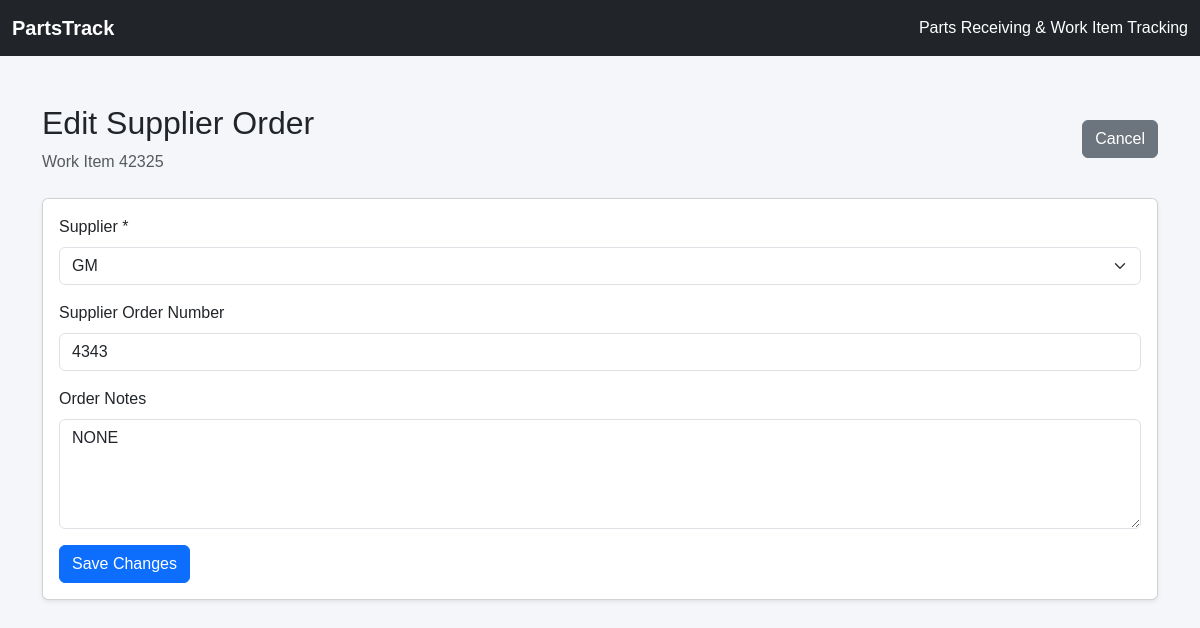
/parts-order/1/edit, run on the app's committed database.
### app/models.py (models this page shows, shortened)
class WorkItem(db.Model):
    id = db.Column(db.Integer, primary_key=True)
    number = db.Column(db.String(50), nullable=False)
    type = db.Column(db.String(50), nullable=False)
    customer = db.Column(db.String(150), nullable=False)
    technician = db.Column(db.String(100), nullable=True)
    notes = db.Column(db.Text, nullable=True)
    is_archived = db.Column(
        db.Boolean,
        default=False,
        nullable=False
    )
    created_at = db.Column(
        db.DateTime,
        default=lambda: datetime.now(timezone.utc),
        nullable=False
    )
    parts_orders = db.relationship(
        "PartsOrder",
        backref="work_item",
        cascade="all, delete-orphan"
    )

class PartsOrder(db.Model):
    id = db.Column(db.Integer, primary_key=True)
    work_item_id = db.Column(
        db.Integer,
        db.ForeignKey("work_item.id"),
        nullable=False
    )
    supplier = db.Column(
        db.String(150),
        nullable=False
    )
    order_number = db.Column(
        db.String(100),
        nullable=True
    )
    notes = db.Column(db.Text, nullable=True)
    created_at = db.Column(
        db.DateTime,
        default=lambda: datetime.now(timezone.utc),
        nullable=False
    )
    parts = db.relationship(
        "PartLine",
        backref="parts_order",
        cascade="all, delete-orphan"
    )

class Supplier(db.Model):
    id = db.Column(db.Integer, primary_key=True)
    name = db.Column(db.String(150), unique=True, nullable=False)

### app/routes.py (the view, shortened to what this page needs)
@main.route("/parts-order/<int:order_id>/edit", methods=["GET", "POST"])
def edit_parts_order(order_id):
    parts_order = db.get_or_404(PartsOrder, order_id)
    suppliers = Supplier.query.order_by(Supplier.name.asc()).all()
    return render_template(
        "edit_parts_order.html",
        parts_order=parts_order,
        suppliers=suppliers
    )

### app/templates/edit_parts_order.html (shortened to what this page needs)
{% extends "base.html" %}
{% block content %}
<div class="container mt-4">
    <div class="d-flex justify-content-between align-items-center mb-4">
        <div>
            <h2>Edit Supplier Order</h2>
            <p class="text-muted mb-0">
                Work Item {{ parts_order.work_item.number }}
            </p>
        </div>
        <a href="{{ url_for(
            'main.work_item_details',
            item_id=parts_order.work_item_id
        ) }}"
           class="btn btn-secondary">
            Cancel
        </a>
    </div>
    <div class="card shadow-sm">
        <div class="card-body">
            <form method="POST">
                <div class="mb-3">
                    <label class="form-label">
                        Supplier *
                    </label>
                    {% set supplier_found = namespace(value=false) %}
                    <select name="supplier"
                            class="form-select"
                            required>
                        {% for supplier in suppliers %}
                            {% if supplier.name == parts_order.supplier %}
                                {% set supplier_found.value = true %}
                            {% endif %}
                            <option value="{{ supplier.name }}"
                                    {% if supplier.name == parts_order.supplier %}
                                        selected
                                    {% endif %}>
                                {{ supplier.name }}
                            </option>
                        {% endfor %}
                    </select>
                </div>
                <div class="mb-3">
                    <label class="form-label">
                        Supplier Order Number
                    </label>
                    <input type="text"
                           name="order_number"
                           class="form-control"
                           value="{{ parts_order.order_number or '' }}">
                </div>
                <div class="mb-3">
                    <label class="form-label">
                        Order Notes
                    </label>
                    <textarea name="notes"
                              class="form-control"
                              rows="4">{{ parts_order.notes or "" }}</textarea>
                </div>
                <button type="submit"
                        class="btn btn-primary">
                    Save Changes
                </button>
            </form>
        </div>
    </div>
</div>
{% endblock %}

### app/static/css/style.css (style rules this page uses)
body { background-color: #f4f6f9; font-family: Arial, sans-serif; }

### data on the page
WorkItem: work_item.number "42325"
PartsOrder: supplier "GM", order_number "4343", notes "NONE"
